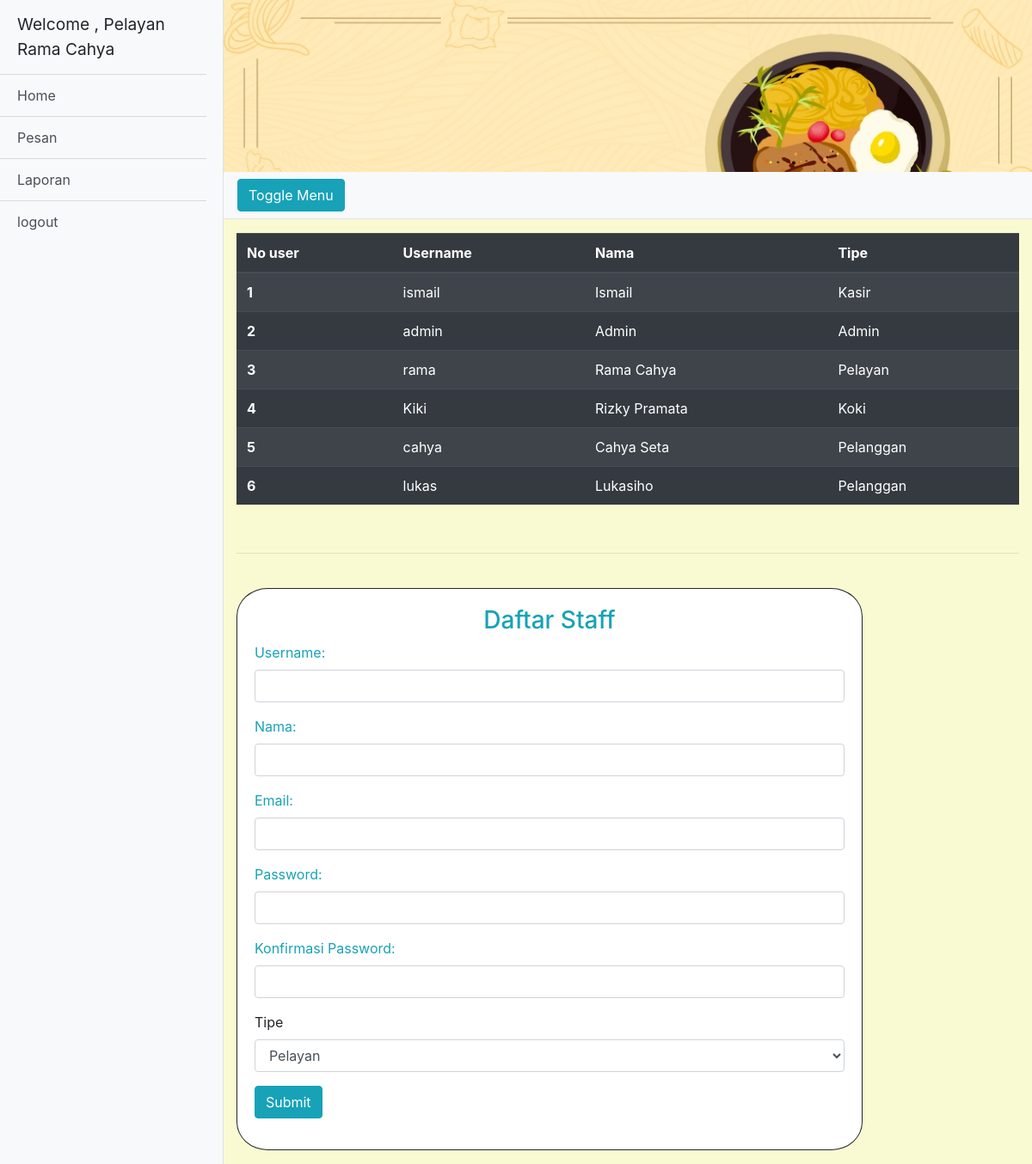
The page /halamanStaff.php (signed in) on the database as committed earlier.
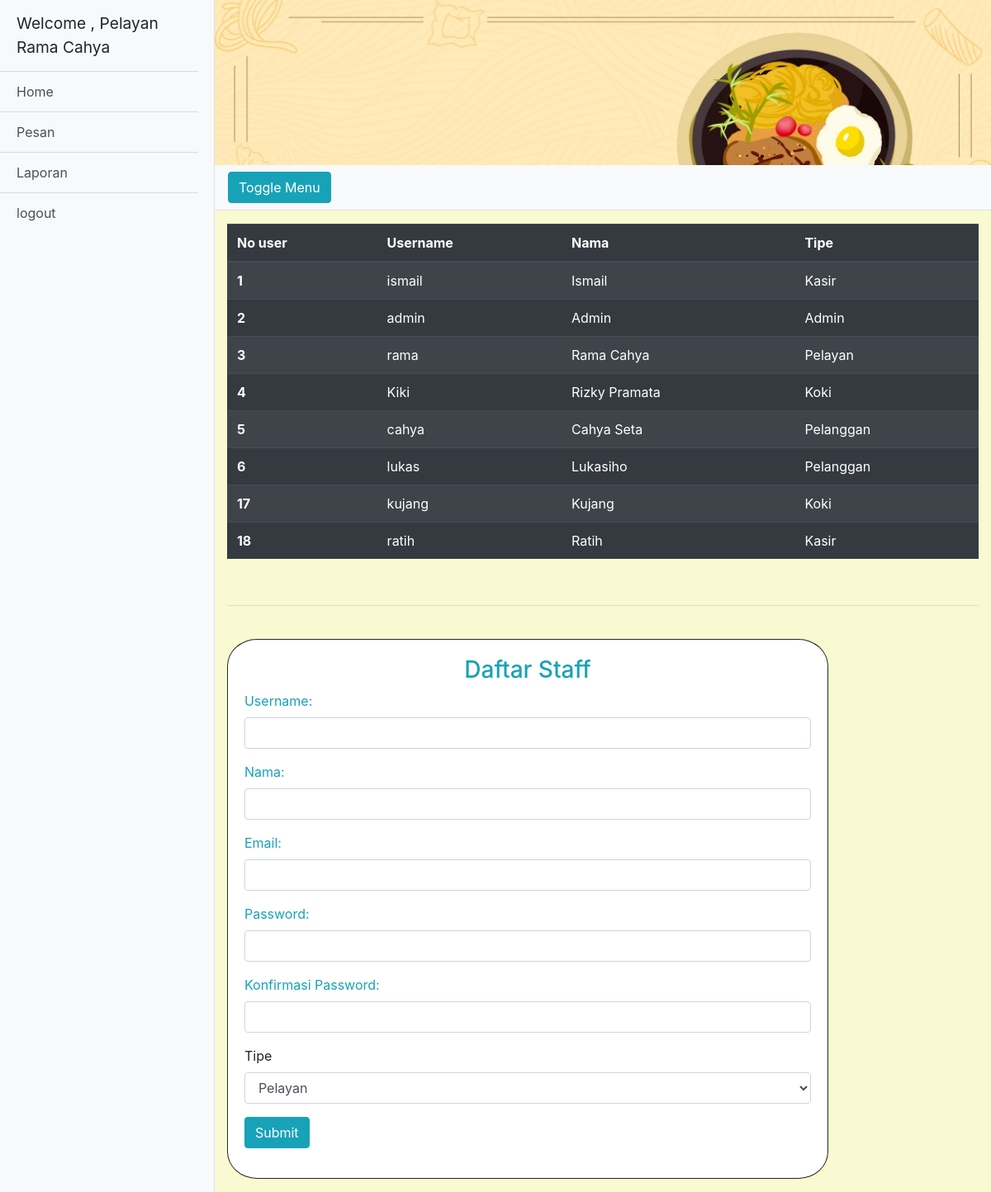
The same page on the database as committed later.
### tables this page shows
CREATE TABLE `user` (
  `id_user` int(11) NOT NULL,
  `username` varchar(50) NOT NULL,
  `password` varchar(99) NOT NULL,
  `nama` varchar(50) NOT NULL,
  `email` varchar(99) NOT NULL,
  `tipe` varchar(20) NOT NULL
);

### functions.php (called while the page is built)
<?php
include "koneksi.php";
 function query($query){
    global $db;
    $lemari = [];
    $theQuery = mysqli_query($db,$query);
    while($rak = mysqli_fetch_assoc($theQuery)){
        $lemari[] = $rak;
    }
    return $lemari;
 }

### halamanStaff.php (the view, shortened to what this page needs)
<?php
	include "koneksi.php";
	include "functions.php";
    $boxUser = query("SELECT * FROM user");
 ?>
<!DOCTYPE html>
<html lang="en">
<head>
	 <link href="vendor/bootstrap/css/bootstrap.min.css" rel="stylesheet">
	<link rel="stylesheet" href="assets/styles/style.css">
	<link rel="stylesheet" href="assets/styles/sidebar.css">
</head>
<body>
<div class="d-flex" id="wrapper">
    <div class="bg-light border-right" id="sidebar-wrapper">
      <div class="sidebar-heading">Welcome , <?= $_SESSION['tipe'] ?> <?= $_SESSION['nama']  ?> </div>
      <div class="list-group list-group-flush">
        <a href="index.php" class="list-group-item list-group-item-action bg-light linkHome">Home</a>
        <a href="menu.php" class="list-group-item list-group-item-action bg-light linkPesan">Pesan</a>
        <a href="menuLaporan.php" class="list-group-item list-group-item-action bg-light linkLaporan">Laporan</a>
		<a href="logout.php" class="list-group-item list-group-item-action bg-light">logout</a>
	</div>
    </div>
    <div id="page-content-wrapper">
		<div class="container-fluid banner"></div>
		<nav class="navbar navbar-expand-lg navbar-light bg-light border-bottom">
			<button class="btn btn-info" id="menu-toggle">Toggle Menu</button>
		</nav>
		<div class="container-fluid mt-3">
        <table class="table table-striped table-dark">
        <thead>
            <tr>
            <th scope="col">No user</th>
            <th scope="col">Username</th>
            <th scope="col">Nama</th>
            <th scope="col">Tipe</th>
            </tr>
        </thead>
        <tbody>
            <?php foreach ($boxUser as $user):  ?>
            <tr>
            <th scope="row"><?= $user['id_user']; ?></th>
            <td><?= $user['username']; ?></td>
            <td><?= $user['nama']; ?></td>
            <td><?= $user['tipe']; ?></td>
            </tr>
            <?php endforeach; ?>
        </tbody>
        </table>
        <br>
        <hr>
        <br>
        <form id="login-form" class="form" action="proses-daftar-staff.php" method="post">
            <h3 class="text-center text-info">Daftar Staff</h3>
            <div class="form-group">
                <label for="username" class="text-info">Username:</label><br>
                <input type="text" name="username" id="username" class="form-control" required>
            </div>
            <div class="form-group">
                <label for="nama" class="text-info">Nama:</label><br>
                <input type="text"  name="nama" id="nama" class="form-control" required>
            </div>
            <div class="form-group">
                <label for="email" class="text-info">Email:</label><br>
                <input type="email" name="email" id="email" class="form-control" required>
            </div>
            <div class="form-group">
                <label for="password" class="text-info">Password:</label><br>
                <input type="password" name="password" id="password" class="form-control" required>
            </div>
            <div class="form-group">
                <label for="kpassword" class="text-info"> Konfirmasi Password:</label><br>
                <input type="password"  name="kpassword" id="kpassword" class="form-control" required>
            </div>
            <div class="form-group">
                <label for="tipe">Tipe</label>
                <select name="tipe" class="form-control" id="tipe">
                <option value="Pelayan">Pelayan</option>
                </select>
            </div>
            <div class="form-group">
                <button type="submit" name="submit" class="btn btn-info btn-md">Submit</button>
            </div>
        </form>
		</div>
	</div>
</div>
</body>
</html>

### assets/styles/style.css (style rules this page uses)
body { overflow-x: hidden; background-color: lightgoldenrodyellow; }
.banner { width: 100%; background-image: url("./../image/gambar.jpg"); height: 25vh; background-size: cover; }
td { padding: 0 70px; }

### assets/styles/sidebar.css (style rules this page uses)
#sidebar-wrapper { min-height: 100vh; margin-left: -15rem; -webkit-transition: margin .25s ease-out; -moz-transition: margin .25s ease-out; -o-transition: margin .25s ease-out; transition: margin .25s ease-out; }
#sidebar-wrapper .sidebar-heading { padding: 0.875rem 1.25rem; font-size: 1.2rem; }
#sidebar-wrapper .list-group { width: 15rem; }
#page-content-wrapper { min-width: 100vw; }
@media (min-width: 768px) { #sidebar-wrapper { margin-left: 0; } }
@media (min-width: 768px) { #page-content-wrapper { min-width: 0; width: 100%; } }

### halamanStaff.php (style rules this page uses)
.form { background-color: white; border: 1px solid; border-radius: 5%; padding: 20px; width: 80%; }

Rows that differ between the two databases and show on the page:
added user: id_user "17", username "kujang", nama "Kujang", tipe "Koki"
added user: id_user "18", username "ratih", nama "Ratih", tipe "Kasir"
